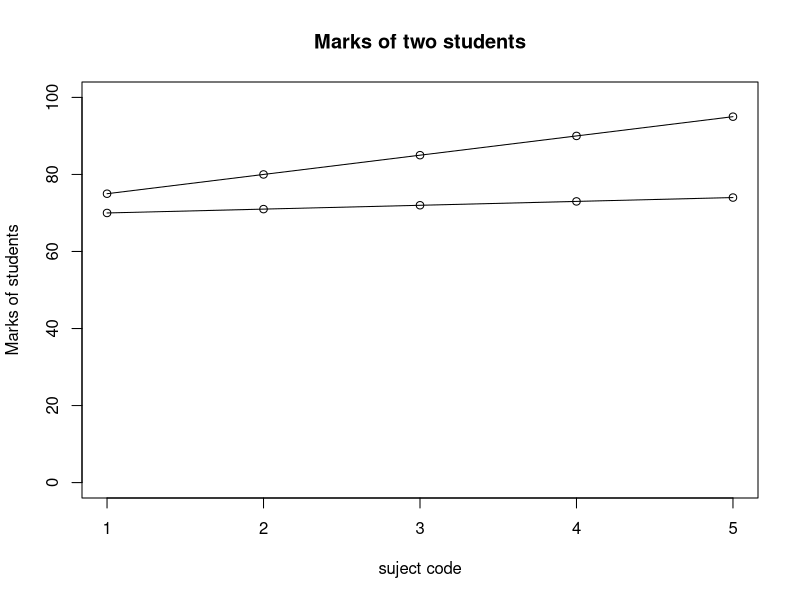

This figure's R source:
subjectcode <- c(1, 2, 3, 4, 5)

student1 <- c(75, 80, 85, 90, 95)
student2 <- c(70, 71, 72, 73, 74)


plot(subjectcode, student1, xlab = "suject code", type = "o", ylab = "Marks of students", ylim = c(0, 100),main = "Marks of two students")
lines(subjectcode, student2, type = "o")